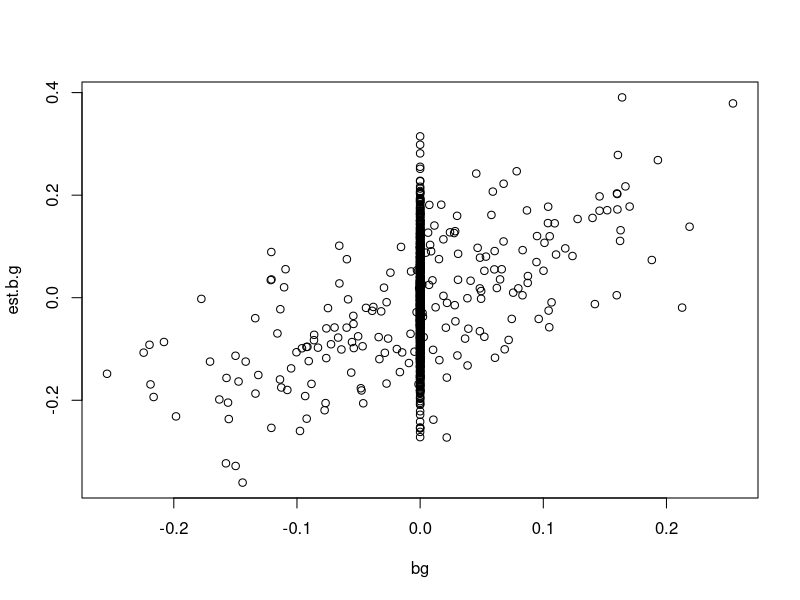
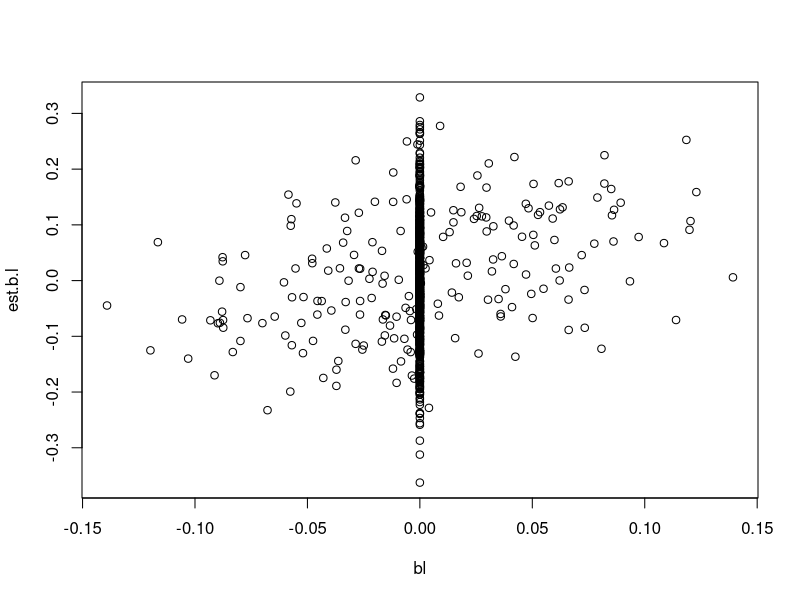

These charts were generated, in order, by the following R code: (Note: this script raises an error after producing the figures.)
## ---- chunk 1
knitr::opts_chunk$set(echo = TRUE)
## ---- chunk 2

library(data.table)
library(ggplot2)
library(dplyr)

## ---- chunk 3

fbar = 0.5 # frequency in the parental population
theta = 0.5 #admixture fraction
nloci = 1e3 #number of loci

vgt = 1 #desired total genetic variance
  
#desired genetic variance in between
vgb = 0.3

#vgb = vgt*Fst
fst = vgb/vgt

#next, calculate frequency difference required to generate that Fst
#fst = (f1 - f2)^2 / 4*pbar*(1-pbar)
fdiff = sqrt(fst*4*fbar*(1-fbar))

#solve system of linear equation
f1_f2 = solve(a = matrix(c(0.5, 1, 0.5, -1), nrow = 2, ncol = 2), 
              b= c(fbar, fdiff))
f1 = f1_f2[1]
f2 = f1_f2[2]

## ---- chunk 4

#simulate genotypes for pop1 (200 loci and 1000 individuals)
geno1 = replicate(nloci, rbinom(200, 2, f1))

#simulate genotypes for pop2
geno2 = replicate(nloci, rbinom(1000, 2, f2))

## ---- chunk 5
#proportion of loci that are causal
pcausal = 0.2
ncausal = round(pcausal*nloci)

#choose effect sizes for causal loci
bg = matrix(
  rnorm(ncausal, 0, sd= sqrt(vgt/(ncausal*2*fbar*(1-fbar)))), 
  nrow = ncausal, ncol = 1)

#add 0s for non-causal loci
bg = sample(c(bg, rep(0, nloci - ncausal)))

## ---- chunk 6

#calculate variance between populations
pbar = (f1 + f2)/2
vtotal = sum(2 * bg^2 * fbar * (1 - fbar))
vwithin = sum(2*(bg^2)*f1*(1 - f1) + 2*(bg^2)*f2*(1 - f2))/2
#vb2 = sum(bg^2 * (f2-f1)^2)/2
vbetween = vtotal - vwithin

## ---- chunk 7

#simulate local ancestry in admixed population
#admixture fraction: 0.5
lanc = replicate(nloci, rbinom(200, 2, theta))

## ---- chunk 8
#simulate genotypes
geno.admix = structure(sapply(lanc, function(x){
  if(x == 0){
    g1 = rbinom(1, 1, f1)
    g2 = rbinom(1, 1, f1)
  }
  if(x == 1){
    g1 = rbinom(1, 1, f1)
    g2 = rbinom(1, 1, f1)
  }
  if(x == 2){
    g1 = rbinom(1, 1, f2)
    g2 = rbinom(1, 1, f2)
  }
  return(g1 + g2)
}), dim = dim(lanc))

## ---- chunk 9

#generate genetic value in admixed population
gvalue.admix = t(t(bg)%*%t(geno.admix))

## ---- chunk 10

#estimate effect size for genotypes and local ancestry
est.b.g = matrix(NA, nrow = nloci, ncol = 1)
est.b.l = matrix(NA, nrow = nloci, ncol = 1)

for(i in 1:nloci){
  l1 = lm(gvalue.admix ~ geno.admix[,i])
  s1 = summary(l1)$coefficients
  est.b.g[i,1] = s1[2,1]
  
  l2 = lm(gvalue.admix ~ lanc[,i])
  s2 = summary(l2)$coefficients
  est.b.l[i,1] = s2[2,1]
}

## ---- chunk 11

bl = bg * (f2 - f1) 

#estimated and expected effect size of genotype
plot(bg, est.b.g)

#estimate and expected effect size of ancestry
plot(bl, est.b.l)

## ---- chunk 12

#calculate expected genetic variance due to local ancestry
#approach 1: using true genotype effect sizes
exp.vg.ancestry1 = 2*0.5*(1 - 0.5)*sum(bg^2  * (0.8 - 0.3)^2)

#approach 2: using true local ancestry effect sizes
exp.vg.ancestry2 = 2*0.5*(1 - 0.5)*sum(bl^2)

#calculate observed genetic variance due to local ancestry
#approach 1: generate genetic values using estimated effect sizes and calculate variance in genetic values
gvalues.est.lanc = t(t(est.b.l) %*% t(lanc))
obs.vg.ancestry1 = var(gvalues.est.lanc)

#approach 2: square the effect sizes of ancestry and so on.
obs.vg.ancestry2 = sum(est.b.l^2 * 
      2*(apply(lanc, 2, mean)/2) * 
      ( 1- apply(lanc, 2, mean)/2))

data.table(expected = c(exp.vg.ancestry1, exp.vg.ancestry2), 
           observed = c(obs.vg.ancestry1, obs.vg.ancestry2))

## ---- chunk 13

sim.vg_lanc = function(){
  bg = matrix(
    rnorm(nloci, 0, sd= sqrt(vg/(nloci*2*fbar*( 1 - fbar)))), 
    nrow = nloci, ncol = 1)
  
  #generate genetic value in admixed population
  gvalue.admix = t(t(bg)%*%t(geno.admix))
  
  #estimate effect size for genotypes and local ancestry
  est.b.g = matrix(NA, nrow = nloci, ncol = 1)
  est.b.l = matrix(NA, nrow = nloci, ncol = 1)
  
  for(i in 1:nloci){
    # l1 = lm(gvalue.admix ~ geno.admix[,i])
    # s1 = summary(l1)$coefficients
    # est.b.g[i,1] = s1[2,1]
    
    l2 = lm(gvalue.admix ~ lanc[,i])
    s2 = summary(l2)$coefficients
    est.b.l[i,1] = s2[2,1]
  }
  
  #use estimated betas to get best fit values
  #otherwise variance is going to include error variance
  bl = bg*(f2 - f1)
  fitted_b = fitted(lm(est.b.l ~ bl))
  
  obs.vg.ancestry2 = sum(fitted_b^2 * 
                           2*(apply(lanc, 2, mean)/2) * 
                           ( 1- apply(lanc, 2, mean)/2))
  
  return(obs.vg.ancestry2)
  
}

vg_lanc = replicate(100, sim.vg_lanc())


## ---- chunk 14

kmat.l  = lanc %*% t(lanc)

varcomp = function(sg, se){
  ninds = nrow(kmat.l)
  
  S = sg*kmat.l + se*diag(ninds)
  logL = -0.5*2*log(2*pi) + 0.5*log(det(S)) - 0.5 * t(gvalue.admix) %*% inv(S) %*% gvalue.admix
  return(logL)
}

